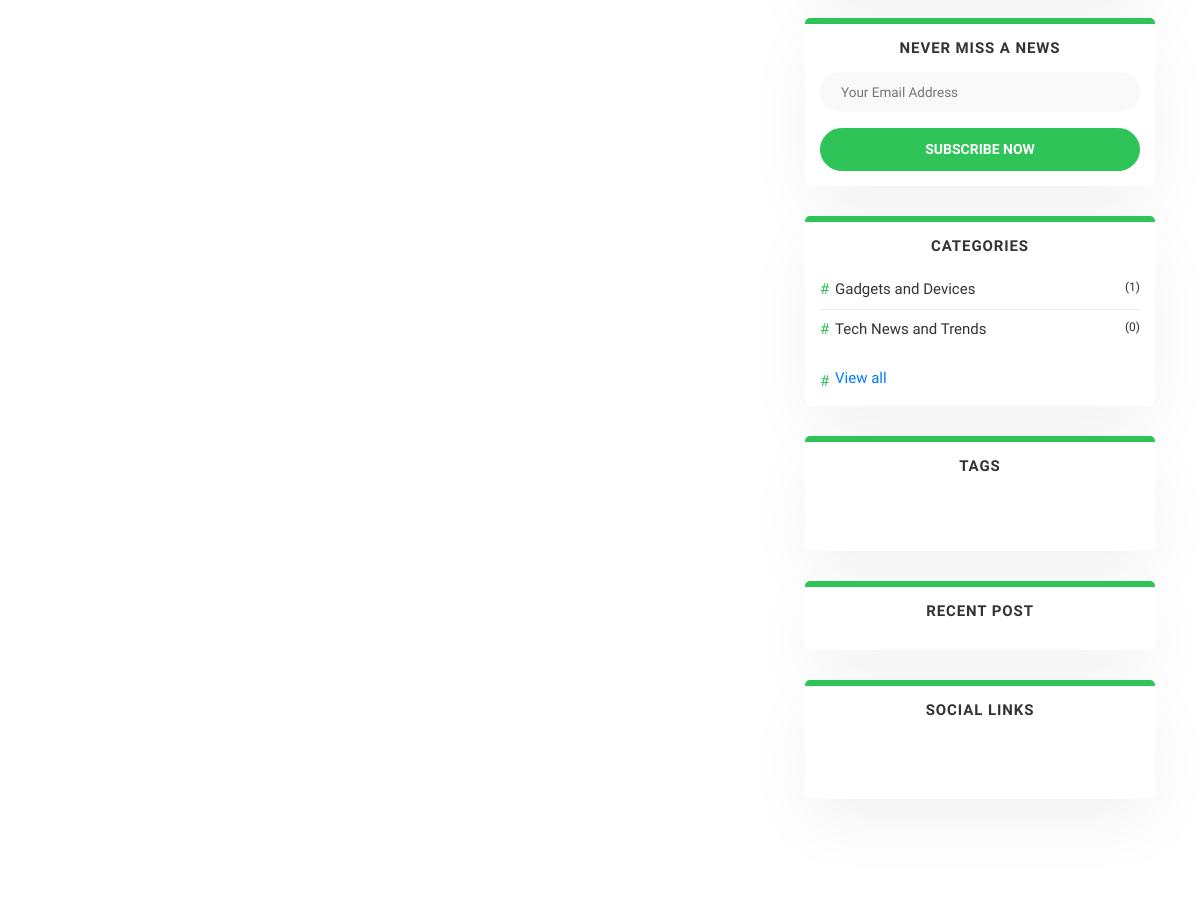
Page /categories/ (middle part) on the earlier database version.
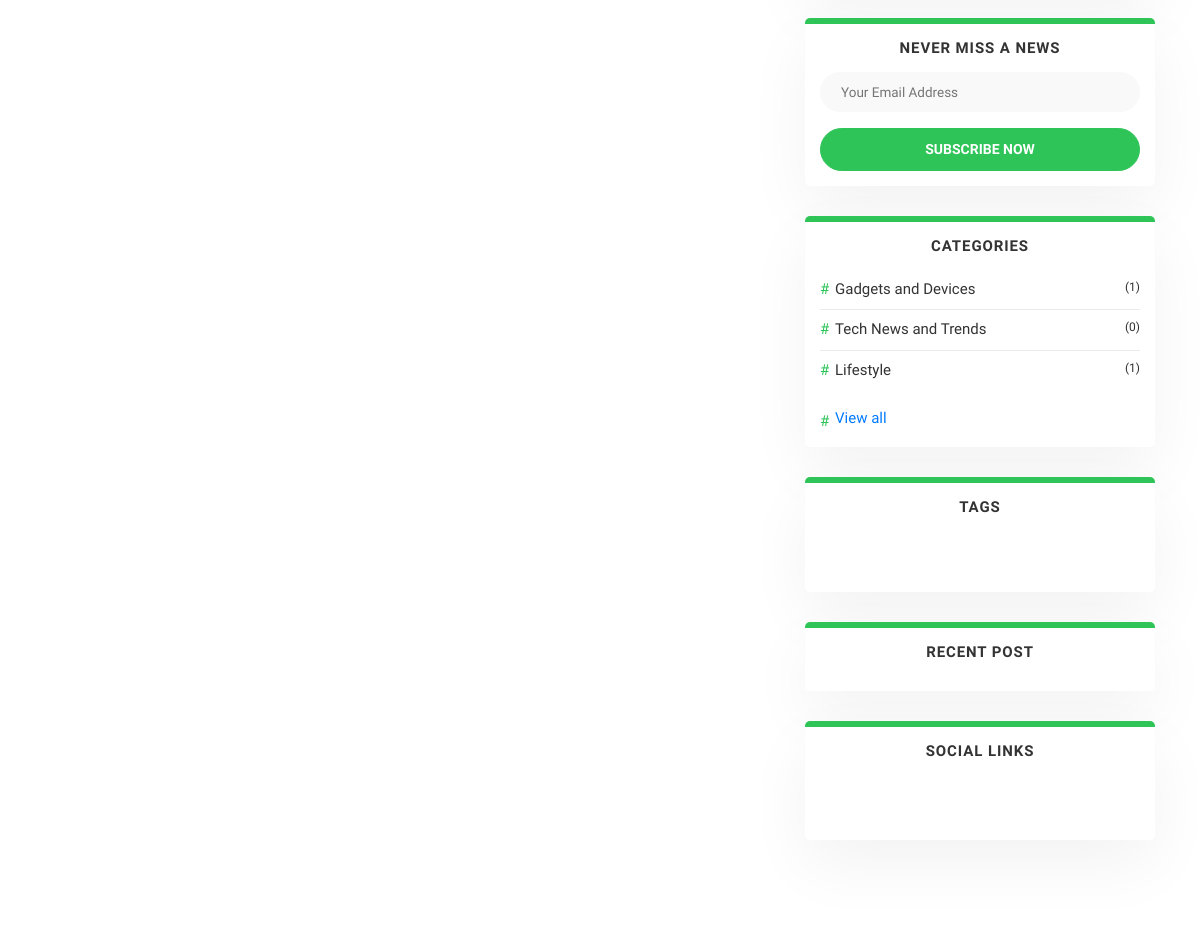
Same page on the later database version.
### blog/blogger/models.py (models this page shows, shortened)
class Category(models.Model):
    name = models.CharField(max_length=30)
    class Meta:
        verbose_name_plural = "categories"

### blog/blogger/views.py (the view)
# urls.py: path('categories/', view_all_categories, name='view_all_categories'),
def view_all_categories(request):
    categories = Category.objects.all()
    return render(request, 'blog/tags&cat.html', {'categories': categories})

### blog/templates/blog/tags&cat.html (shortened to what this page needs)
{% extends "base/base.html" %}
{% block template %}
<section class="section">
    <div class="container">
        <div class="row">
            <div class="col-lg-8 mb-5 mb-lg-0">
            </div>
            {% include "./components/sidebar.html" %}
        </div>
    </div>
</section>
{% endblock %}

### blog/templates/blog/components/sidebar.html (shortened to what this page needs)
{% load static %}
<aside class="col-lg-4 @@sidebar">
    <div class="widget">
        <h4 class="widget-title"><span>Never Miss A News</span></h4>
        <form action="#!" method="post" name="mc-embedded-subscribe-form" target="_blank" class="widget-search">
            <input class="mb-3" id="search-query" name="s" type="search" placeholder="Your Email Address">
            <i class="ti-email"></i>
            <button type="submit" class="btn btn-primary btn-block" name="subscribe">Subscribe now</button>
        </form>
    </div>
    <div class="widget widget-categories">
        <h4 class="widget-title"><span>Categories</span></h4>
        <ul class="list-unstyled widget-list" id="limitedCategories">
            {% for category in categories %}
            <li><a href="{% url 'category_detail' category_name=category.name %}" class="d-flex">{{ category.name }}
                    <small class="ml-auto">({{ category.posts.count }})</small></a></li>
            {% endfor %}
        </ul>
        <a href="#" id="viewAllCategories">View all</a>
    </div>
    <div class="widget">
        <h4 class="widget-title"><span>Tags</span></h4>
        <ul class="list-inline widget-list-inline widget-card">
        </ul>
    </div>
    <div class="widget">
        <h4 class="widget-title">Recent Post</h4>
    </div>
    <div class="widget">
        <h4 class="widget-title"><span>Social Links</span></h4>
        <ul class="list-inline widget-social">
            <li class="list-inline-item"><a href="https://www.facebook.com/people/Mc-Nandh/100064316911674/?ref=py_c"
                    target="_blank"><i class="ti-facebook"></i></a></li>
            <li class="list-inline-item"><a href="https://twitter.com/AbinandhMJ" target="_blank"><i
                        class="ti-twitter-alt"></i></a></li>
            <li class="list-inline-item"><a href="https://www.linkedin.com/in/abinandhmj/" target="_blank"><i
                        class="ti-linkedin"></i></a></li>
            <li class="list-inline-item"><a href="https://github.com/AbinandhMJ" target="_blank"><i
                        class="ti-github"></i></a></li>
            <li class="list-inline-item"><a href="mailto:abinandhmurukesan@gmail.com" target="_blank"><i
                        class="ti-email"></i></a></li>
        </ul>
    </div>
</aside>

Differences in the rows shown:
added Category: name "Lifestyle", posts.count "1"
